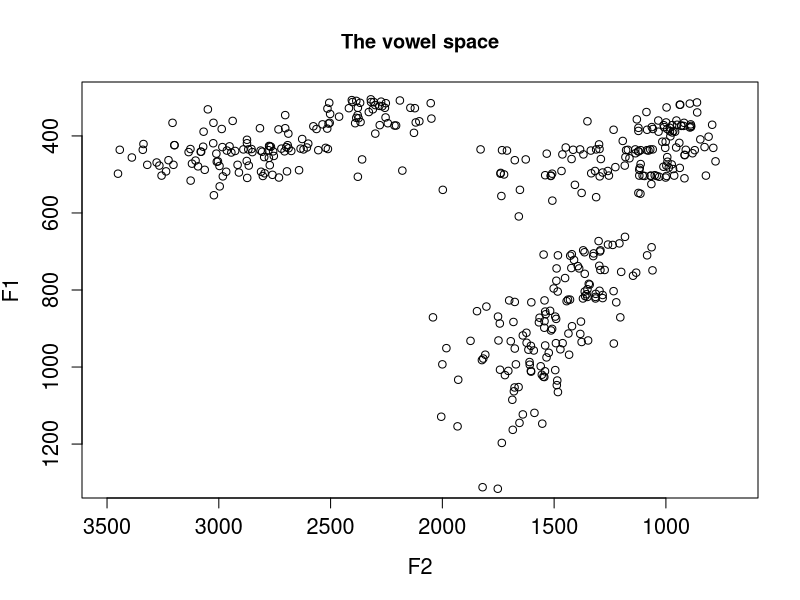

Write the R code that produced this figure.
setwd('C:/Users/Myrna/Documents/Universiteit Utrecht/Cognitive modeling/Lab 3')

library(MASS)
library(mclust)
library(gtools)

#Creating and saving the data so we don't have to do it again (part had to be done manually -_- )

# library(tidyr)
# 
# #Task 1
# bigdata <- read.table('bigdata_no_header.txt', header = FALSE, sep = ';', row.names = NULL)
# header <- read.table('Headers.txt', header = FALSE, sep = ';')
# bigdata$V31 <- NULL
# colnames(bigdata) <- as.matrix(header)[1,]
# data <- extract(bigdata,filename,c('gender','ID', 'vowel'),"([[:alnum:]]+)([[:alnum:]]+[[:alnum:]]+)([[:alnum:]]+[[:alnum:]]+)")
# write.table(data, 'finalbigdata.csv',sep = ';')

data <- read.table('finalbigdata.csv', header = TRUE, sep = ';')

# plot(data$`F2 at steady state`, data$`F1 at steady state`, xlim=rev(range(700:3500)),
#      ylim=rev(range(300:1300)), col="1", xlab="F2", ylab="F1", pch=1,
#      main="The vowel space", cex.lab=1.3, cex.axis=1.3, cex.sub=1.3)

#Task 2
mostDistincVowels <- data[data$vowel == 'iy'|data$vowel == 'uw'|data$vowel == 'ah',]
plot(mostDistincVowels$F2.at.steady.state, mostDistincVowels$F1.at.steady.state, xlim=rev(range(700:3500)),
     ylim=rev(range(300:1300)), col="1", xlab="F2", ylab="F1", pch=1,
     main="The vowel space", cex.lab=1.3, cex.axis=1.3, cex.sub=1.3)

mostDistincVowels[mostDistincVowels==0]<-NA
mostDistincVowels<- mostDistincVowels[complete.cases(mostDistincVowels), ]
